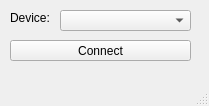
<?xml version="1.0" encoding="UTF-8"?>
<ui version="4.0">
 <class>MainWindow</class>
 <widget class="QMainWindow" name="MainWindow">
  <property name="geometry">
   <rect>
    <x>0</x>
    <y>0</y>
    <width>209</width>
    <height>106</height>
   </rect>
  </property>
  <property name="windowTitle">
   <string>Moros</string>
  </property>
  <widget class="QWidget" name="centralwidget">
   <widget class="QPushButton" name="pb_connect">
    <property name="geometry">
     <rect>
      <x>10</x>
      <y>40</y>
      <width>181</width>
      <height>21</height>
     </rect>
    </property>
    <property name="text">
     <string>Connect</string>
    </property>
   </widget>
   <widget class="QComboBox" name="cb_devices">
    <property name="geometry">
     <rect>
      <x>60</x>
      <y>10</y>
      <width>131</width>
      <height>21</height>
     </rect>
    </property>
   </widget>
   <widget class="QLabel" name="label">
    <property name="geometry">
     <rect>
      <x>10</x>
      <y>10</y>
      <width>58</width>
      <height>15</height>
     </rect>
    </property>
    <property name="text">
     <string>Device:</string>
    </property>
   </widget>
  </widget>
  <widget class="QMenuBar" name="menubar">
   <property name="geometry">
    <rect>
     <x>0</x>
     <y>0</y>
     <width>209</width>
     <height>20</height>
    </rect>
   </property>
  </widget>
  <widget class="QStatusBar" name="statusbar"/>
 </widget>
 <resources/>
 <connections/>
</ui>
